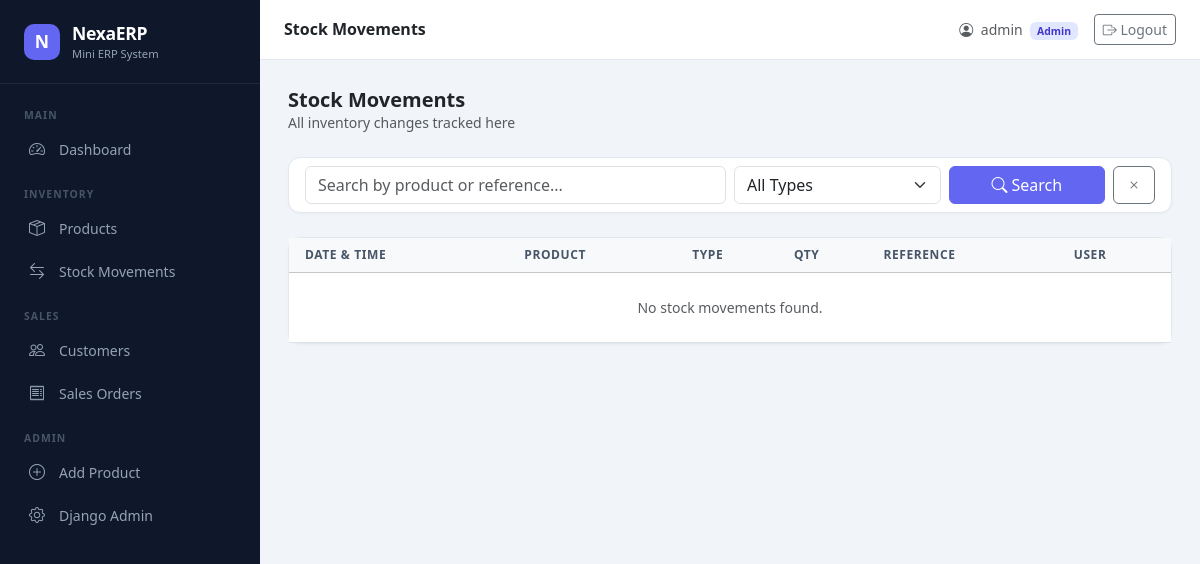
Page /movements/ (signed in) on the earlier database version.
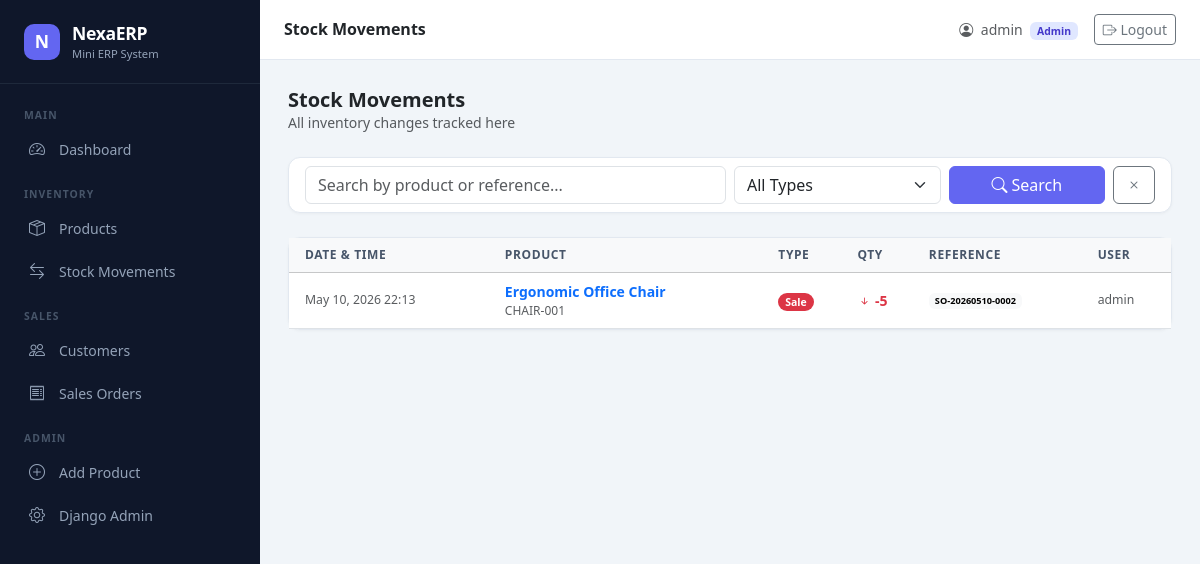
Same page on the later database version.
### movements/models.py (models this page shows, shortened)
class StockMovement(models.Model):
    MOVEMENT_TYPES = [
        ('sale', 'Sale'),
        ('return', 'Return / Cancellation'),
        ('adjustment', 'Manual Adjustment'),
        ('purchase', 'Purchase / Restock'),
    ]
    product = models.ForeignKey('products.Product', on_delete=models.PROTECT, related_name='movements')
    qty = models.IntegerField(help_text='Positive = stock in, Negative = stock out')
    movement_type = models.CharField(max_length=20, choices=MOVEMENT_TYPES)
    reference = models.CharField(max_length=100, blank=True, help_text='e.g. Order number')
    user = models.ForeignKey(User, on_delete=models.SET_NULL, null=True, blank=True)
    timestamp = models.DateTimeField(auto_now_add=True)
    notes = models.TextField(blank=True)
    class Meta:
        ordering = ['-timestamp']

### products/models.py (models this page shows, shortened)
class Product(models.Model):
    sku = models.CharField(max_length=100, unique=True)
    name = models.CharField(max_length=255)
    category = models.CharField(max_length=100)
    cost_price = models.DecimalField(max_digits=12, decimal_places=2)
    selling_price = models.DecimalField(max_digits=12, decimal_places=2)
    stock_qty = models.IntegerField(default=0)
    image = models.ImageField(upload_to='products/', blank=True, null=True)
    is_active = models.BooleanField(default=True)
    created_at = models.DateTimeField(auto_now_add=True)
    updated_at = models.DateTimeField(auto_now=True)
    class Meta:
        ordering = ['name']

### movements/views.py (the view)
# urls.py: path('', StockMovementListView.as_view(), name='movement_list'),
class StockMovementListView(SalesOrAdminMixin, ListView):
    model = StockMovement
    template_name = 'stock/movement_list.html'
    context_object_name = 'movements'
    paginate_by = 20
    def get_queryset(self):
        query = self.request.GET.get('q', '')
        movement_type = self.request.GET.get('movement_type', '')
        return StockMovementService.search(
            query=query or None,
            movement_type=movement_type or None
        )
    def get_context_data(self, **kwargs):
        context = super().get_context_data(**kwargs)
        context['search_form'] = StockMovementSearchForm(self.request.GET)
        return context

### movements/forms.py
class StockMovementSearchForm(forms.Form):
    q = forms.CharField(
        required=False,
        widget=forms.TextInput(attrs={'class': 'form-control', 'placeholder': 'Search by product or reference...'})
    )
    movement_type = forms.ChoiceField(
        required=False,
        choices=[('', 'All Types'), ('sale', 'Sale'), ('return', 'Return'), ('adjustment', 'Adjustment'), ('purchase', 'Purchase')],
        widget=forms.Select(attrs={'class': 'form-select'})
    )

### core/mixins.py (called while the page is built)
    def dispatch(self, request, *args, **kwargs):
        if not request.user.is_authenticated:
            return self.handle_no_permission()
        return super().dispatch(request, *args, **kwargs)

### movements/templates/stock/movement_list.html (shortened to what this page needs)
{% extends "base.html" %}
{% load humanize %}
{% block page_title %}Stock Movements{% endblock %}
{% block content %}
<div class="d-flex justify-content-between align-items-center mb-4">
    <div>
        <h5 class="fw-bold mb-0">Stock Movements</h5>
        <p class="text-muted small mb-0">All inventory changes tracked here</p>
    </div>
</div>
<div class="card mb-4">
    <div class="card-body py-2">
        <form method="get" class="row g-2 align-items-end">
            <div class="col-md-6">{{ search_form.q }}</div>
            <div class="col-md-3">{{ search_form.movement_type }}</div>
            <div class="col-md-3 d-flex gap-2">
                <button type="submit" class="btn btn-primary flex-fill"><i class="bi bi-search me-1"></i>Search</button>
                <a href="{% url 'movement_list' %}" class="btn btn-outline-secondary"><i class="bi bi-x"></i></a>
            </div>
        </form>
    </div>
</div>
<div class="card">
    <div class="card-body p-0">
        <table class="table table-hover mb-0">
            <thead class="table-light">
                <tr>
                    <th class="ps-3">Date & Time</th>
                    <th>Product</th>
                    <th>Type</th>
                    <th>Qty</th>
                    <th>Reference</th>
                    <th>User</th>
                </tr>
            </thead>
            <tbody>
                {% for movement in movements %}
                <tr>
                    <td class="ps-3 text-muted small">{{ movement.timestamp|date:"M d, Y H:i" }}</td>
                    <td>
                        <a href="{% url 'products_detail' movement.product.pk %}" class="text-decoration-none fw-semibold">
                            {{ movement.product.name }}
                        </a>
                        <div class="text-muted" style="font-size:0.75rem">{{ movement.product.sku }}</div>
                    </td>
                    <td>
                        <span class="badge rounded-pill
                            {% if movement.movement_type == 'sale' %}bg-danger
                            {% elif movement.movement_type == 'return' %}bg-success
                            {% elif movement.movement_type == 'purchase' %}bg-primary
                            {% else %}bg-secondary{% endif %}">
                            {{ movement.get_movement_type_display }}
                        </span>
                    </td>
                    <td class="fw-semibold {% if movement.qty > 0 %}text-success{% else %}text-danger{% endif %}">
                        {% if movement.qty > 0 %}<i class="bi bi-arrow-up-short"></i>{% else %}<i class="bi bi-arrow-down-short"></i>{% endif %}
                        {{ movement.qty|stringformat:"+d" }}
                    </td>
                    <td class="small">
                        {% if movement.reference %}
                        <span class="badge text-bg-light">{{ movement.reference }}</span>
                        {% else %}—{% endif %}
                    </td>
                    <td class="small text-muted">{{ movement.user.username|default:"System" }}</td>
                </tr>
                {% empty %}
                <tr><td colspan="6" class="text-center text-muted py-4">No stock movements found.</td></tr>
                {% endfor %}
            </tbody>
        </table>
    </div>
</div>
{% endblock %}

Differences in the rows shown:
added StockMovement: timestamp "May 10, 2026 22:13", product.name "Ergonomic Office Chair", product.sku "CHAIR-001", movement_type "Sale", qty "-5", reference "SO-20260510-0002", user.username "admin"
Other differences:
text no longer shown: "No stock movements found."
